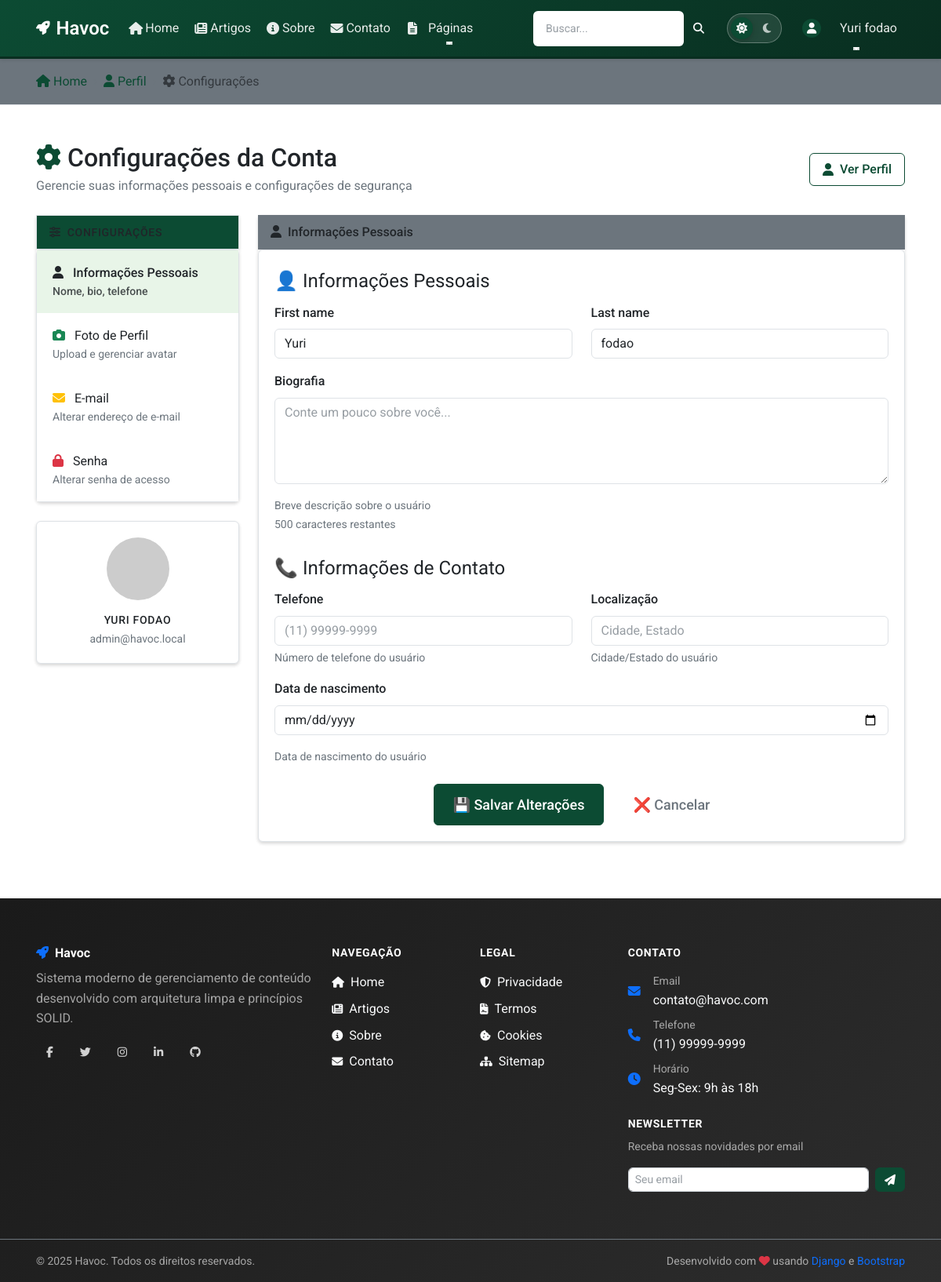
Screenshot of /accounts/configuracoes/ (signed in) with the database file from the repository.
### apps/accounts/models/user.py (models this page shows, shortened)
class User(AbstractUser):
    email = models.EmailField(
        'endereço de email',
        unique=True,
        error_messages={
            'unique': "Já existe um usuário com este email.",
        }
    )
    is_verified = models.BooleanField(
        'verificado',
        default=False,
        help_text='Designa se o usuário verificou o email.'
    )
    slug = models.SlugField(
        'slug',
        max_length=100,
        unique=True,
        blank=True,
        help_text='Identificador único para URLs amigáveis'
    )
    avatar = models.ImageField(
        'avatar',
        upload_to=user_avatar_path,
        blank=True,
        null=True,
        help_text='Foto de perfil do usuário'
    )
    bio = models.TextField(
        'biografia',
        max_length=500,
        blank=True,
        help_text='Breve descrição sobre o usuário'
    )
    phone = models.CharField(
        'telefone',
        max_length=20,
        blank=True,
        help_text='Número de telefone do usuário'
    )
    birth_date = models.DateField(
        'data de nascimento',
        blank=True,
        null=True,
        help_text='Data de nascimento do usuário'
    )
    location = models.CharField(
        'localização',
        max_length=100,
        blank=True,
        help_text='Cidade/Estado do usuário'
    )
    objects = UserManager()
    USERNAME_FIELD = 'email'
    REQUIRED_FIELDS = ['username']
    class Meta:
        verbose_name = 'usuário'
        verbose_name_plural = 'usuários'
        ordering = ['-date_joined']
    def get_full_name(self):
        return f"{self.first_name} {self.last_name}".strip()
    def get_avatar_url(self):
        if self.avatar and hasattr(self.avatar, 'url'):
            return self.avatar.url
        return self.get_default_avatar()
    def get_default_avatar(self):
        initials = self.get_initials()
        return f"https://ui-avatars.com/api/?name={initials}&size=200&background=007bff&color=fff&bold=true"
    def get_initials(self):
        if self.first_name and self.last_name:
            return f"{self.first_name[0]}{self.last_name[0]}".upper()
        elif self.first_name:
            return self.first_name[0].upper()
        elif self.last_name:
            return self.last_name[0].upper()
        else:
            return self.email[0].upper()

### apps/accounts/views/profile.py (the view, shortened to what this page needs)
# urls.py: path('configuracoes/', UserUpdateView.as_view(), name='settings'),
class UserUpdateView(LoginRequiredMixin, View):
    template_name = 'accounts/user_settings.html'
    login_url = '/accounts/login/'
    def get(self, request):
        user = request.user
        context = {
            'profile_form': ProfileUpdateForm(instance=user),
            'avatar_form': AvatarUpdateForm(instance=user),
            'email_form': EmailUpdateForm(user=user, instance=user),
            'password_form': PasswordChangeForm(user=user),
            'profile_user': user,
        }
        return render(request, self.template_name, context)

### apps/config/models/app_module_config.py (called while the page is built)
    @property
    def is_available(self):
        return self.is_enabled and self.status == 'active'

### apps/config/services/module_service.py (called while the page is built)
    def get_module_by_name(self, app_name: str) -> Optional[AppModuleConfiguration]:
        try:
            return AppModuleConfiguration.objects.get(app_name=app_name)
        except AppModuleConfiguration.DoesNotExist:
            return None

    def is_module_enabled(self, app_name: str) -> bool:
        module = self.get_module_by_name(app_name)
        return module.is_available if module else False

### apps/accounts/templates/accounts/user_settings.html (shortened to what this page needs)
{% extends 'base.html' %}
{% load crispy_forms_tags %}
{% block content %}
<nav aria-label="breadcrumb" class="bg-secondary border-bottom">
    <div class="container">
        <ol class="breadcrumb mb-0 py-3">
            <li class="breadcrumb-item">
                <a href="{% url 'pages:home' %}" class="text-decoration-none">
                    <i class="fas fa-home me-1"></i>Home
                </a>
            </li>
            <li class="breadcrumb-item">
                <a href="{% url 'accounts:profile' %}" class="text-decoration-none">
                    <i class="fas fa-user me-1"></i>Perfil
                </a>
            </li>
            <li class="breadcrumb-item active" aria-current="page">
                <i class="fas fa-cog me-1"></i>Configurações
            </li>
        </ol>
    </div>
</nav>
<div class="container my-5">
    <div class="row mb-4">
        <div class="col-12">
            <div class="d-flex justify-content-between align-items-center">
                <div>
                    <h1 class="h2 mb-1 text-sans text-body">
                        <i class="fas fa-cog me-2 text-django-green"></i>Configurações da Conta
                    </h1>
                    <p class="text-secondary mb-0 text-body">Gerencie suas informações pessoais e configurações de segurança</p>
                </div>
                <div>
                    <a href="{% url 'accounts:profile' %}" class="btn btn-outline-primary">
                        <i class="fas fa-user me-1"></i>Ver Perfil
                    </a>
                </div>
            </div>
        </div>
    </div>
    <div class="row">
        <div class="col-lg-3">
            <div class="card-django border-0 shadow-sm mb-4">
                <div class="card-header bg-django-green text-light card-django">
                    <h6 class="mb-0 text-sans text-body">
                        <i class="fas fa-sliders-h me-2"></i>Configurações
                    </h6>
                </div>
                <div class="card-body p-0 card-django">
                    <div class="list-group list-group-flush">
                        <a href="#profile-section" class="list-group-item list-group-item-action active" data-section="profile">
                            <i class="fas fa-user me-2 text-django-green"></i>
                            <span>Informações Pessoais</span>
                            <small class="d-block text-secondary">Nome, bio, telefone</small>
                        </a>
                        <a href="#avatar-section" class="list-group-item list-group-item-action" data-section="avatar">
                            <i class="fas fa-camera me-2 text-success"></i>
                            <span>Foto de Perfil</span>
                            <small class="d-block text-secondary">Upload e gerenciar avatar</small>
                        </a>
                        <a href="#email-section" class="list-group-item list-group-item-action" data-section="email">
                            <i class="fas fa-envelope me-2 text-warning"></i>
                            <span>E-mail</span>
                            <small class="d-block text-secondary">Alterar endereço de e-mail</small>
                        </a>
                        <a href="#password-section" class="list-group-item list-group-item-action" data-section="password">
                            <i class="fas fa-lock me-2 text-danger"></i>
                            <span>Senha</span>
                            <small class="d-block text-secondary">Alterar senha de acesso</small>
                        </a>
                    </div>
                </div>
            </div>
            <div class="card-django border-0 shadow-sm">
                <div class="card-body text-center card-django">
                    <img src="{{ profile_user.get_avatar_url }}"
                         alt="Avatar de {{ profile_user.get_full_name|default:profile_user.username }}"
                         class="rounded-circle mb-3 avatar-lg">
                    <h6 class="mb-1 text-sans text-body">{{ profile_user.get_full_name|default:profile_user.username }}</h6>
                    <p class="text-secondary small mb-0 text-body">{{ profile_user.email }}</p>
                </div>
            </div>
        </div>
        <div class="col-lg-9">
            <div id="profile-section" class="settings-section">
                <div class="card-django border-0 shadow-sm mb-4">
                    <div class="card-header bg-secondary border-0 card-django">
                        <h5 class="mb-0 text-sans text-body">
                            <i class="fas fa-user me-2"></i>Informações Pessoais
                        </h5>
                    </div>
                    <div class="card-body card-django">
                        <form method="post" class="needs-validation form-django" novalidate aria-label="Formulário de informações pessoais" role="form">
                            {% crispy profile_form %}
                        </form>
                    </div>
                </div>
            </div>
        </div>
    </div>
</div>
{% endblock %}

### apps/pages/templates/includes/_nav.html (shortened to what this page needs)
{% load static %}
<nav class="navbar navbar-expand-lg navbar-django">
    <div class="container">
        <a class="navbar-brand" href="{% url 'pages:home' %}">
            <i class="fas fa-rocket me-2"></i>Havoc
        </a>
        <div class="collapse navbar-collapse" id="navbarNav">
            <ul class="navbar-nav me-auto">
                <li class="nav-item">
                    <a class="nav-link {% if request.resolver_match.url_name == 'home' %}active{% endif %}" href="{% url 'pages:home' %}">
                        <i class="fas fa-home me-1"></i>Home
                    </a>
                </li>
                <li class="nav-item">
                    <a class="nav-link {% if 'articles' in request.resolver_match.namespace %}active{% endif %}" href="{% url 'articles:article_list' %}">
                        <i class="fas fa-newspaper me-1"></i>Artigos
                    </a>
                </li>
                <li class="nav-item">
                    <a class="nav-link {% if request.resolver_match.url_name == 'about' %}active{% endif %}" href="{% url 'pages:about' %}">
                        <i class="fas fa-info-circle me-1"></i>Sobre
                    </a>
                </li>
                <li class="nav-item">
                    <a class="nav-link {% if request.resolver_match.url_name == 'contact' %}active{% endif %}" href="{% url 'pages:contact' %}">
                        <i class="fas fa-envelope me-1"></i>Contato
                    </a>
                </li>
                <li class="nav-item dropdown">
                    <a class="nav-link dropdown-toggle" href="#" id="pagesDropdown" role="button"
                       data-bs-toggle="dropdown" aria-expanded="false" aria-label="Menu de páginas">
                        <i class="fas fa-file-alt me-1"></i>Páginas
                    </a>
                </li>
            </ul>
            <form class="d-flex me-3 form-django" method="get" action="{% url 'articles:search' %}" aria-label="Formulário de busca" role="form">
                <div class="input-group">
                    <input class="form-control form-control-enhanced form-control-sm" type="search" name="q" placeholder="Buscar..."
                           aria-label="Campo de busca" aria-describedby="search-button" value="{{ request.GET.q }}">
                    <button class="btn btn-outline-light btn-sm text-sans" type="submit"
                            id="search-button" aria-label="Buscar">
                        <i class="fas fa-search"></i>
                    </button>
                </div>
            </form>
            <ul class="navbar-nav align-items-center">
                <li class="nav-item me-2">
                    <div class="theme-toggle" role="radiogroup" aria-label="Escolher tema">
                        <button class="theme-option" data-theme="light" title="Tema claro" aria-label="Tema claro" role="radio">
                            <i class="fas fa-sun"></i>
                        </button>
                        <button class="theme-option" data-theme="dark" title="Tema escuro" aria-label="Tema escuro" role="radio">
                            <i class="fas fa-moon"></i>
                        </button>
                    </div>
                </li>
                {% if user.is_authenticated %}
                    <li class="nav-item dropdown">
                        <a class="nav-link dropdown-toggle d-flex align-items-center" href="#" id="userDropdown" role="button"
                           data-bs-toggle="dropdown" aria-expanded="false" aria-label="Menu do usuário">
                            <div class="avatar-sm me-2">
                                <div class="bg-django-green rounded-circle d-flex align-items-center justify-content-center" style="width: 24px; height: 24px;">
                                    <i class="fas fa-user text-white small"></i>
                                </div>
                            </div>
                            <span class="d-none d-md-inline">{{ user.get_full_name|default:user.username }}</span>
                        </a>
                    </li>
                {% endif %}
            </ul>
        </div>
    </div>
</nav>

### static/css/forms.css (style rules this page uses)
.form-control { transition: border-color 0.15s ease-in-out, box-shadow 0.15s ease-in-out, background-color 0.15s ease-in-out; }
.form-group { margin-bottom: 1rem; }
.form-group label { font-weight: 500; margin-bottom: 0.5rem; color: #495057; }

### apps/accounts/templates/accounts/user_settings.html (style rules this page uses)
.settings-section { transition: opacity 0.3s ease; }
.list-group-item { border: none; padding: 16px 20px; transition: all 0.2s ease; cursor: pointer; }
.list-group-item.active { background-color: #e8f5e8; color: var(--bs-django-green); border-left: 4px solid var(--bs-django-green); font-weight: 500; }
.list-group-item.active i { color: var(--bs-django-green) !important; }
.list-group-item.active small { color: var(--bs-django-green) !important; opacity: 0.8; }
.card-django { transition: transform 0.2s ease; }

### rows the page displays
User: get_full_name "Yuri fodao", get_full_name "YURI FODAO", email "admin@havoc.local", first_name "Yuri", last_name "fodao"
